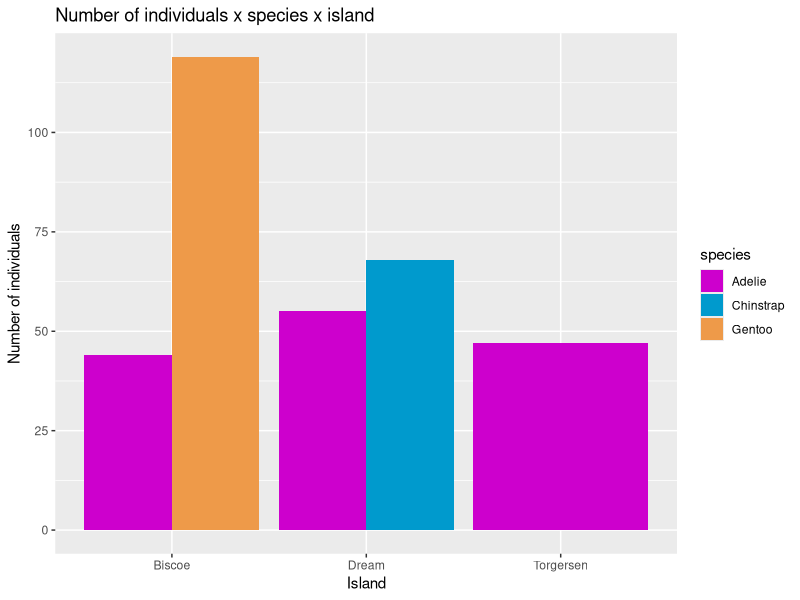
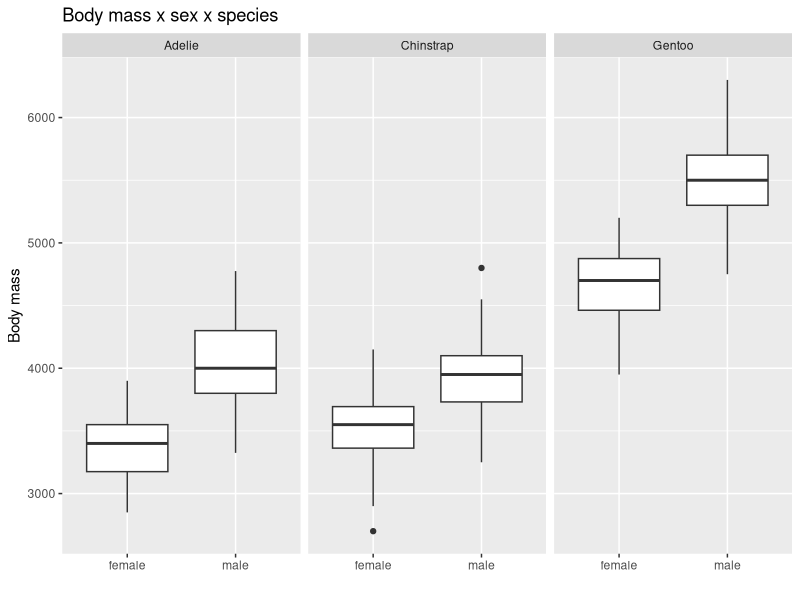

Write R code to recreate these figures, in order.
## ---- chunk 1
knitr::opts_chunk$set(echo = TRUE)
## ---- chunk 2
library(tidyverse)
library(palmerpenguins)
data(package = 'palmerpenguins')

penguins_total <-  penguins %>%
  select(sex, species, bill_depth_mm, flipper_length_mm, body_mass_g) %>% 
  group_by(species) %>% 
  count(species) 

penguins <- na.omit(penguins)
penguins_statistics <- penguins %>% 
  select(sex, species,bill_length_mm, bill_depth_mm, flipper_length_mm, body_mass_g) %>% 
  group_by(species) %>% 
  summarise(bill_depth_mean = mean(bill_depth_mm),
            bill_depth_sd = sd(bill_depth_mm),
            bill_depth_min = min(bill_depth_mm),
            bill_depth_max = max(bill_depth_mm),
            bill_lenght_mean = mean(bill_length_mm),
            bill_lenght_sd = sd(bill_length_mm),
            bill_lenght_min = min(bill_length_mm),
            bill_lenght_max = max(bill_length_mm),
            body_mass_mean = mean(body_mass_g),
            body_mass_sd = sd(body_mass_g),
            body_mass_min = min(body_mass_g),
            body_mass_max = max(body_mass_g),
            flipper_length_mean = mean(flipper_length_mm),
            flipper_length_sd = sd(flipper_length_mm),
            flipper_length_min = min(flipper_length_mm),
            flipper_length_max = max(flipper_length_mm))

penguins_statistics
## ---- chunk 3
penguins_island <- penguins %>% 
  group_by(species, island) %>% 
  ggplot(aes(x = island, fill = species)) +
  ggtitle("Number of individuals x species x island") +
  geom_bar(position = "dodge") +
  labs(x="Island", y="Number of individuals") +
  scale_fill_manual(values = c("magenta3" ,"deepskyblue3", "tan2"))

penguins_island
## ---- chunk 4
penguins_Dream <-  penguins %>%
  group_by(island) %>%
  count(island) 
penguins_Dream
## ---- chunk 5
penguins_sex <- penguins %>% 
  group_by(body_mass_g, sex) %>% 
  ggplot(aes(x = sex, y = body_mass_g)) +
  ggtitle("Body mass x sex x species") +
  geom_boxplot() +
  facet_wrap(~species) +
  labs(x="", y="Body mass") +
  scale_fill_manual(values = c("magenta3" ,"deepskyblue3", "tan2"))

penguins_sex
## ---- chunk 6

